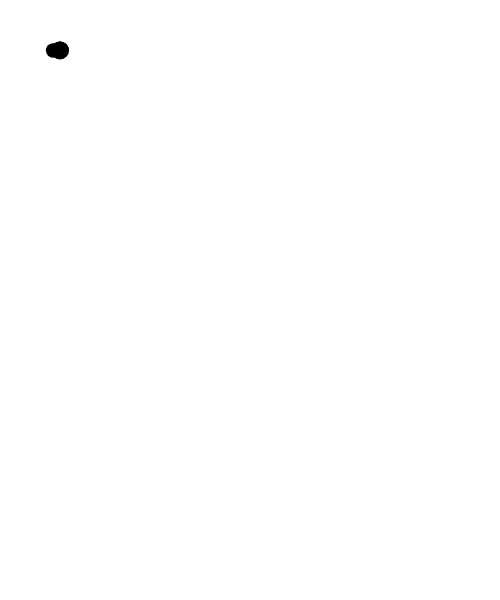
Frame 1 (no input)
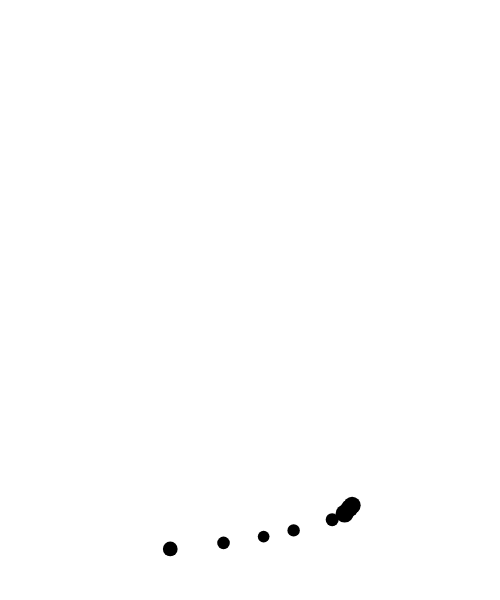
Frame 60 (no input)
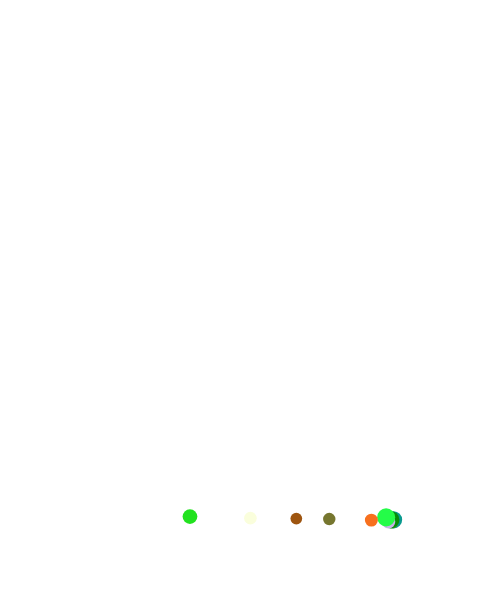
Frame 120 (the mouse pressed at the canvas centre since frame 60)

The p5.js sketch that drew these frames (run headless with seeded random() and noise() and a simulated clock; from frame 60 on, the mouse is pressed at the canvas centre):

// p5.js sketch
// ── sketch.js

"use strict";


var balls = [];
var numOfBall = 10;
var gravity;
var wind;
var mode;

var liquid;

var CO_RESTITUTION = 0.98; //摩擦系数
var normal = 1; //垂直抗力
var GRAVITY_MAG = 0.5;
var FRICTION_MAG = 0.01;

function setup() {
  createCanvas(500, 600);
  //gravity = createVector(0, 0.1);
  wind = createVector(100,0);
  for (var i = 0; i < numOfBall; i++) {
    var myBall = new Ball(50, 50);
    balls[i] = myBall;
  }
  
  liquid = new Liquid(0, height/2, width, height/2, 0.1);
}


function draw() {

  background(255);
  
  for (var i = 0; i < balls.length; i++) {
    var ball = balls[i];
    
    var friction = ball.getFriction(FRICTION_MAG, normal);
    ball.applyForce(friction);
    
    ball.applyForce(wind);
    
    var gravity = createVector(0,GRAVITY_MAG);
    gravity.mult(ball.mass)
    ball.applyForce(gravity);
    
    ball.updatePosition();
    ball.checkEdges();
    ball.display();
  }

}


// ── ball.js
"use strict";

class Ball {
  constructor(_positionX, _positionY) {
    this.position = createVector(_positionX, _positionY);
    this.speed = createVector(0, 0);
    //this.r = random(5.0, 10.0);
    this.acceleration = createVector(0, 0);
    this.ballFill = color(0, 0, 0);
    this.topSpeed = 10; //set the max value of speed
    this.mass = random(1.0,2.0);
    this.r = map(this.mass,1.0,2.0,5.0,10.0);
  }


  applyForce(force) {
    force.div(this.mass); //gravity/m
    this.acceleration.add(force);
  }

  updatePosition() {
    this.speed.add(this.acceleration);
    this.speed.limit(this.topSpeed);
    this.position.add(this.speed);
    this.acceleration.mult(0); //reset acce
  }

  checkEdges() {
    if(this.position.x < this.r || this.position.x > width - this.r){
      this.updateFill();
      this.speed.x= - this.speed.x;
      this.speed.mult(CO_RESTITUTION);
    }
    if(this.position.y < this.r || this.position.y > height -this.r){
      this.updateFill();
      this.speed.y = - this.speed.y;
      this.speed.mult(CO_RESTITUTION);
    }
    /* original codes
    if (this.position.x < this.r) {
      this.updateFill();
      //this.position.x = this.r; //in the window keep x
      this.speed.x = -this.speed.x;
      this.speed.mult(CO_RESTITUTION);
    } else if (this.position.x > width - this.r) {
      this.updateFill();
      //this.position.x = width - this.r;
      this.speed.x = -this.speed.x;
      this.speed.mult(CO_RESTITUTION);
    }
    if (this.position.y < this.r) {
      this.updateFill();
      //this.position.y = this.r;
      this.speed.y = -this.speed.y;
      this.speed.mult(CO_RESTITUTION);
    } else if (this.position.y > height - this.r) {
      this.updateFill();
      //this.position.y = height - this.r;
      this.speed.y = -this.speed.y;
      this.speed.mult(CO_RESTITUTION);
    }
    */
    this.position.x = constrain(this.position.x, 0, width-this.r);
    this.position.y = constrain(this.position.y, 0, height-this.r);
  };

  display() {
    noStroke();
    fill(this.ballFill);
    ellipseMode(RADIUS);
    ellipse(this.position.x, this.position.y, this.r, this.r);
  };

  updateFill() {
    this.ballFill = color(random(0, 255), random(0, 255), random(0, 255));
  }

  getPosition() {
    return this.position.copy();
  }

  getSpeed() {
    return this.speed.copy();
  }

  getFriction(FRICTION_MAG, normal) { //摩擦阻力
    // var frictionMag = FRICTION_MAG * normal;
    // var friction = this.getSpeed();
    // friction.mult(-1);
    // friction.normalize(); //get the direction
    // friction.mult(frictionMag);
    // friction.limit(this.speed.mag());
    // return friction;
    
    var friction = p5.Vector.mult(this.speed,-1);
    friction.normalize();
    friction.mult(FRICTION_MAG);
    friction.limit(this.speed.mag());
    return friction;
  }
  
  getDrag(cDrag){ //流体里的阻力
    var speed = this.speed.mag();
    var dragMag = cDrag * speed * speed;
    var drag = this.getSpeed();
    drag.mult(-1);
    drag.normalize();
    drag.mult(dragMag);
    return drag
  }
}
// ── bubble.js
"use strict";

class Bubble{
  constructor(_x,_y){
    this.position = createVector(_x,_y);
    this.speed = createVector(0, 0);
    this.acceleration = createVector(random(0.0,1.0),random(0.0,1.0));
    this.r = random(1,5);
    this.bubbleFill =  color(152,random(60,80),255);
    
    this.mass = 1;
  }
  
  update(){
    this.speed.add(this.acceleration);
    this.position.add(this.speed);
    this.acceleration.mult(0);
  }
  
  applyForce(force){
    force.div(this.mass);
    this.acc.add(force);
  }
  
  isOutLiquid(liquid){
    
  }
  
  display(){
    noStroke();
    fill(this.bubbleFill);
    ellipse(this.position.x,this.position.y,this.r,this.r);
  }
  
  
}
// ── liquid.js
"use strict";

class Liquid{
  constructor(_x,_y,_w,_h,_c){
    this.x = _x;//left-top point
    this.y = _y;//left-top point
    this.w = _w;//width of the liquid
    this.h = _h;//height of the liquid
    this.c = _c;//摩擦系数
  }
  
  display() {
    push();
    translate(this.x,this.y);
    noStroke();
    fill(175,50);
    rectMode(CENTER);
    rect(0,0,this.w,this.h);
    pop();
  }
}
